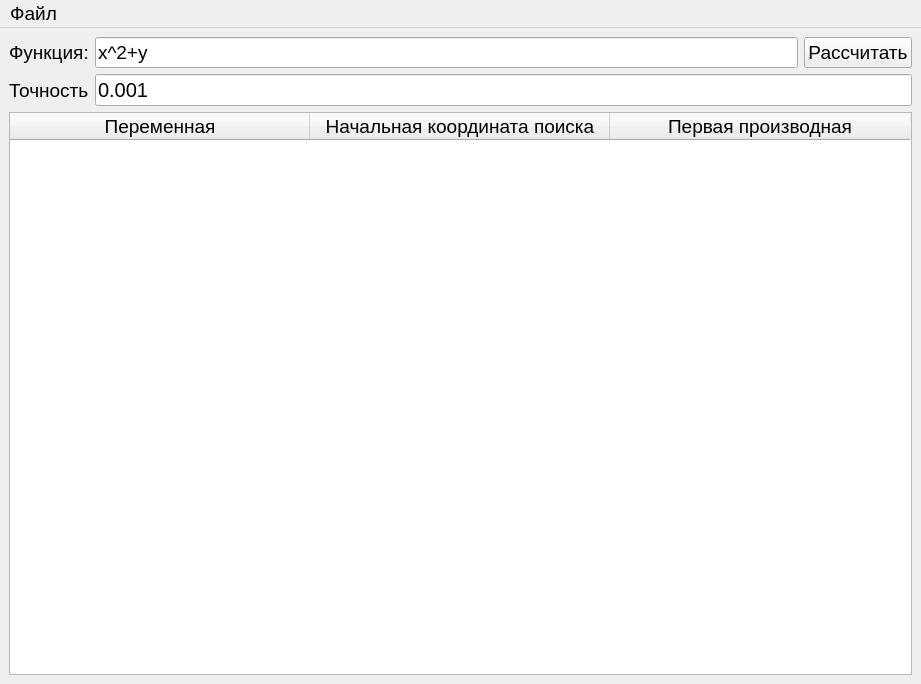
<?xml version="1.0" encoding="UTF-8"?>
<ui version="4.0">
 <class>BFGS_calc</class>
 <widget class="QMainWindow" name="BFGS_calc">
  <property name="geometry">
   <rect>
    <x>0</x>
    <y>0</y>
    <width>921</width>
    <height>684</height>
   </rect>
  </property>
  <property name="font">
   <font>
    <pointsize>14</pointsize>
   </font>
  </property>
  <property name="windowTitle">
   <string>BFGS_calc</string>
  </property>
  <widget class="QWidget" name="centralwidget">
   <property name="font">
    <font>
     <pointsize>14</pointsize>
    </font>
   </property>
   <layout class="QVBoxLayout" name="verticalLayout">
    <item>
     <layout class="QHBoxLayout" name="horizontalLayout">
      <item>
       <widget class="QLabel" name="label">
        <property name="font">
         <font>
          <pointsize>14</pointsize>
         </font>
        </property>
        <property name="text">
         <string>Функция:</string>
        </property>
       </widget>
      </item>
      <item>
       <widget class="QLineEdit" name="Func">
        <property name="font">
         <font>
          <pointsize>14</pointsize>
         </font>
        </property>
        <property name="text">
         <string>x^2+y</string>
        </property>
       </widget>
      </item>
      <item>
       <widget class="QPushButton" name="Calculate">
        <property name="font">
         <font>
          <pointsize>14</pointsize>
         </font>
        </property>
        <property name="styleSheet">
         <string notr="true"/>
        </property>
        <property name="text">
         <string>Рассчитать</string>
        </property>
       </widget>
      </item>
     </layout>
    </item>
    <item>
     <layout class="QHBoxLayout" name="horizontalLayout_2">
      <item>
       <widget class="QLabel" name="label_2">
        <property name="font">
         <font>
          <pointsize>14</pointsize>
         </font>
        </property>
        <property name="text">
         <string>Точность</string>
        </property>
       </widget>
      </item>
      <item>
       <widget class="QLineEdit" name="EPS">
        <property name="font">
         <font>
          <pointsize>15</pointsize>
         </font>
        </property>
        <property name="text">
         <string>0.001</string>
        </property>
       </widget>
      </item>
     </layout>
    </item>
    <item>
     <widget class="QTableWidget" name="Table_func">
      <property name="autoFillBackground">
       <bool>false</bool>
      </property>
      <property name="showGrid">
       <bool>true</bool>
      </property>
      <property name="wordWrap">
       <bool>true</bool>
      </property>
      <property name="cornerButtonEnabled">
       <bool>true</bool>
      </property>
      <attribute name="horizontalHeaderVisible">
       <bool>true</bool>
      </attribute>
      <attribute name="horizontalHeaderCascadingSectionResizes">
       <bool>false</bool>
      </attribute>
      <attribute name="horizontalHeaderMinimumSectionSize">
       <number>300</number>
      </attribute>
      <attribute name="horizontalHeaderDefaultSectionSize">
       <number>100</number>
      </attribute>
      <attribute name="horizontalHeaderHighlightSections">
       <bool>true</bool>
      </attribute>
      <attribute name="horizontalHeaderShowSortIndicator" stdset="0">
       <bool>false</bool>
      </attribute>
      <attribute name="horizontalHeaderStretchLastSection">
       <bool>false</bool>
      </attribute>
      <attribute name="verticalHeaderVisible">
       <bool>true</bool>
      </attribute>
      <attribute name="verticalHeaderCascadingSectionResizes">
       <bool>false</bool>
      </attribute>
      <attribute name="verticalHeaderMinimumSectionSize">
       <number>100</number>
      </attribute>
      <attribute name="verticalHeaderDefaultSectionSize">
       <number>100</number>
      </attribute>
      <attribute name="verticalHeaderShowSortIndicator" stdset="0">
       <bool>false</bool>
      </attribute>
      <attribute name="verticalHeaderStretchLastSection">
       <bool>false</bool>
      </attribute>
      <column>
       <property name="text">
        <string>Переменная</string>
       </property>
       <property name="font">
        <font>
         <pointsize>14</pointsize>
        </font>
       </property>
      </column>
      <column>
       <property name="text">
        <string>Начальная координата поиска</string>
       </property>
       <property name="font">
        <font>
         <pointsize>14</pointsize>
        </font>
       </property>
      </column>
      <column>
       <property name="text">
        <string>Первая производная</string>
       </property>
       <property name="font">
        <font>
         <pointsize>14</pointsize>
        </font>
       </property>
      </column>
     </widget>
    </item>
   </layout>
  </widget>
  <widget class="QMenuBar" name="menubar">
   <property name="geometry">
    <rect>
     <x>0</x>
     <y>0</y>
     <width>921</width>
     <height>33</height>
    </rect>
   </property>
   <widget class="QMenu" name="menu">
    <property name="title">
     <string>Файл</string>
    </property>
    <addaction name="Open"/>
    <addaction name="Save"/>
    <addaction name="Create_report"/>
   </widget>
   <addaction name="menu"/>
  </widget>
  <action name="Open">
   <property name="text">
    <string>Открыть</string>
   </property>
  </action>
  <action name="Save">
   <property name="text">
    <string>Сохранить</string>
   </property>
  </action>
  <action name="Create_report">
   <property name="text">
    <string>Создать отчет</string>
   </property>
  </action>
 </widget>
 <resources/>
 <connections/>
</ui>
